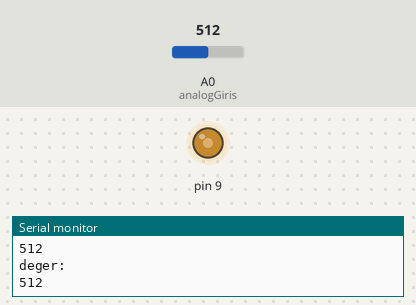
Simulated run of this sketch. Board: Arduino Uno, built with avr-gcc and run on an emulated ATmega328P. On the bench: output pins drawn as LEDs (lit = HIGH), the last lines printed to the serial monitor. The test bench sets the inputs (shaded band); at power-on: A0 (analogGiris) = 512.

Above: at 1.2 s.
1.3 s: A0 (analogGiris) set to 716
At 2.6 s:
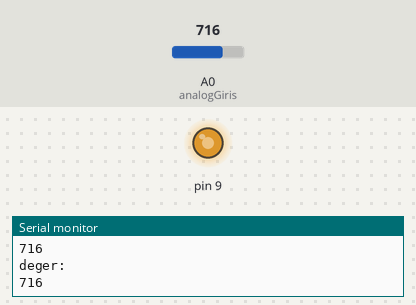
2.9 s: A0 (analogGiris) set to 900
At 4.1 s:
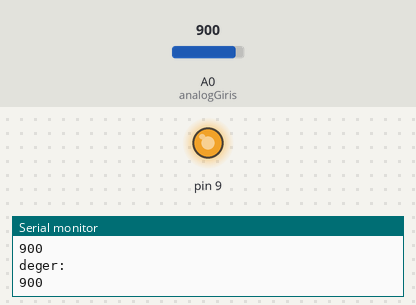
4.5 s: A0 (analogGiris) set to 122
At 5.6 s:
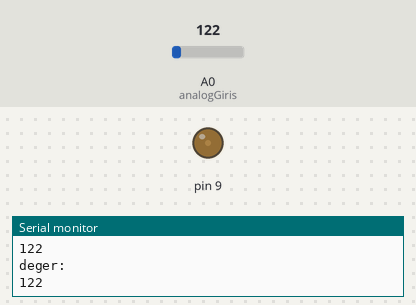
6.1 s: A0 (analogGiris) set to 0
At 7.1 s:
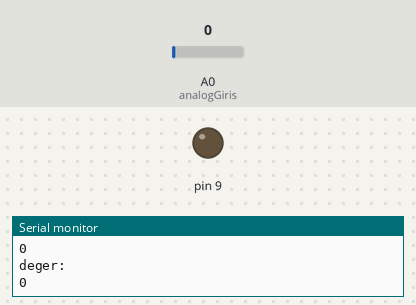
7.7 s: A0 (analogGiris) set to 511
At 8.5 s:
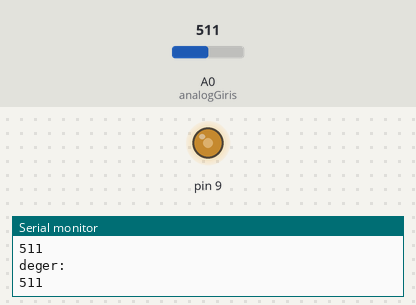
Timing chart, 0 to 10.3 s (numbered marks = the images above; inputs shaded):
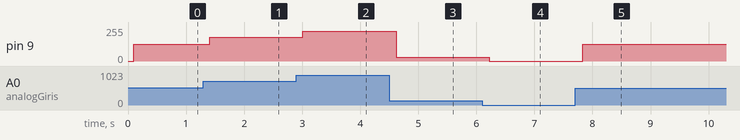

Measured:
- after the input at 1.3 s, pin 9: 127/255 → 178/255 after 0.11 s
- after the input at 2.9 s, pin 9: 178/255 → 224/255 after 0.11 s
- after the input at 4.5 s, pin 9: 224/255 → 30/255 after 0.12 s
- after the input at 6.1 s, pin 9: 30/255 → 0/255 after 0.13 s
- after the input at 7.7 s, pin 9: 0/255 → 127/255 after 0.13 s

The sketch:

Pot._ile_led_parlakl_k_kontrol_.ino
```cpp
const int analogGiris=A0;

void setup()
{
  pinMode(analogGiris, INPUT);
  pinMode(9, OUTPUT);
  Serial.begin(9600);
}

void loop()
{
  int deger=analogRead(analogGiris);
  Serial.println("deger:");
  Serial.println(deger);
  delay(100);
  int ledDeger=map(deger,0,1023,0,255);
  analogWrite(9, ledDeger);

}
```
